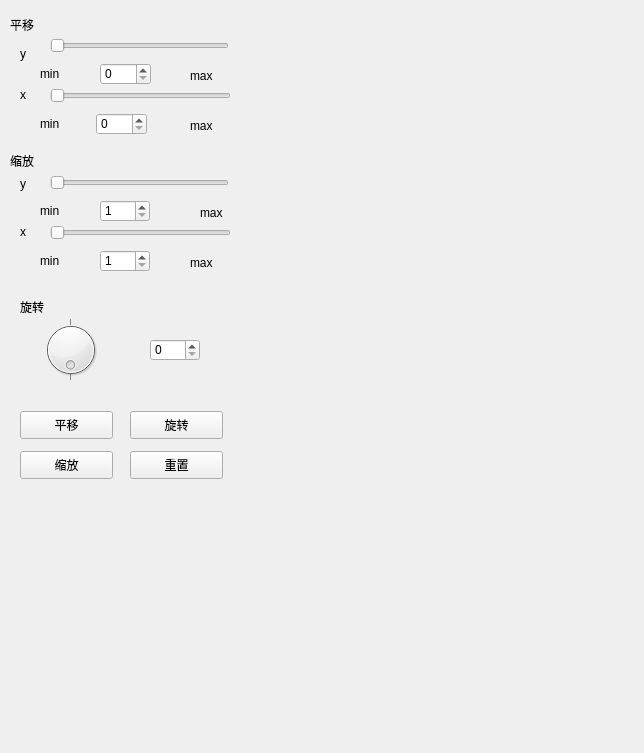
<?xml version="1.0" encoding="UTF-8"?>
<ui version="4.0">
 <class>geometryTransform</class>
 <widget class="QWidget" name="geometryTransform">
  <property name="geometry">
   <rect>
    <x>0</x>
    <y>0</y>
    <width>644</width>
    <height>753</height>
   </rect>
  </property>
  <property name="windowTitle">
   <string>Form</string>
  </property>
  <widget class="QWidget" name="geometryTranWidget" native="true">
   <property name="geometry">
    <rect>
     <x>0</x>
     <y>10</y>
     <width>251</width>
     <height>471</height>
    </rect>
   </property>
   <widget class="QWidget" name="widget_2" native="true">
    <property name="geometry">
     <rect>
      <x>10</x>
      <y>0</y>
      <width>231</width>
      <height>131</height>
     </rect>
    </property>
    <widget class="QLabel" name="label_6">
     <property name="geometry">
      <rect>
       <x>10</x>
       <y>33</y>
       <width>8</width>
       <height>21</height>
      </rect>
     </property>
     <property name="text">
      <string>y</string>
     </property>
    </widget>
    <widget class="QSlider" name="Yslider_translate">
     <property name="geometry">
      <rect>
       <x>40</x>
       <y>26</y>
       <width>179</width>
       <height>19</height>
      </rect>
     </property>
     <property name="maximum">
      <number>1000</number>
     </property>
     <property name="singleStep">
      <number>10</number>
     </property>
     <property name="pageStep">
      <number>100</number>
     </property>
     <property name="orientation">
      <enum>Qt::Horizontal</enum>
     </property>
    </widget>
    <widget class="QLabel" name="y_translate_min">
     <property name="geometry">
      <rect>
       <x>30</x>
       <y>56</y>
       <width>72</width>
       <height>15</height>
      </rect>
     </property>
     <property name="text">
      <string>min</string>
     </property>
    </widget>
    <widget class="QLabel" name="y_translate_max">
     <property name="geometry">
      <rect>
       <x>180</x>
       <y>56</y>
       <width>31</width>
       <height>20</height>
      </rect>
     </property>
     <property name="text">
      <string>max</string>
     </property>
    </widget>
    <widget class="QLabel" name="label_5">
     <property name="geometry">
      <rect>
       <x>10</x>
       <y>74</y>
       <width>21</width>
       <height>21</height>
      </rect>
     </property>
     <property name="text">
      <string>x</string>
     </property>
    </widget>
    <widget class="QSlider" name="Xslider_translate">
     <property name="geometry">
      <rect>
       <x>40</x>
       <y>76</y>
       <width>181</width>
       <height>19</height>
      </rect>
     </property>
     <property name="maximum">
      <number>1000</number>
     </property>
     <property name="singleStep">
      <number>10</number>
     </property>
     <property name="pageStep">
      <number>100</number>
     </property>
     <property name="orientation">
      <enum>Qt::Horizontal</enum>
     </property>
    </widget>
    <widget class="QLabel" name="x_translate_min">
     <property name="geometry">
      <rect>
       <x>30</x>
       <y>106</y>
       <width>72</width>
       <height>15</height>
      </rect>
     </property>
     <property name="text">
      <string>min</string>
     </property>
    </widget>
    <widget class="QLabel" name="x_translate_max">
     <property name="geometry">
      <rect>
       <x>180</x>
       <y>106</y>
       <width>31</width>
       <height>20</height>
      </rect>
     </property>
     <property name="text">
      <string>max</string>
     </property>
    </widget>
    <widget class="QLabel" name="label">
     <property name="geometry">
      <rect>
       <x>0</x>
       <y>0</y>
       <width>171</width>
       <height>30</height>
      </rect>
     </property>
     <property name="maximumSize">
      <size>
       <width>16777215</width>
       <height>30</height>
      </size>
     </property>
     <property name="text">
      <string>平移</string>
     </property>
    </widget>
    <widget class="QSpinBox" name="y_translate_current">
     <property name="geometry">
      <rect>
       <x>90</x>
       <y>53</y>
       <width>51</width>
       <height>22</height>
      </rect>
     </property>
     <property name="maximum">
      <number>1000</number>
     </property>
    </widget>
    <widget class="QSpinBox" name="x_translate_current">
     <property name="geometry">
      <rect>
       <x>86</x>
       <y>103</y>
       <width>51</width>
       <height>22</height>
      </rect>
     </property>
     <property name="maximum">
      <number>1000</number>
     </property>
    </widget>
   </widget>
   <widget class="QWidget" name="widget_4" native="true">
    <property name="geometry">
     <rect>
      <x>10</x>
      <y>140</y>
      <width>231</width>
      <height>131</height>
     </rect>
    </property>
    <widget class="QLabel" name="label_21">
     <property name="geometry">
      <rect>
       <x>10</x>
       <y>23</y>
       <width>8</width>
       <height>21</height>
      </rect>
     </property>
     <property name="text">
      <string>y</string>
     </property>
    </widget>
    <widget class="QSlider" name="Yslider_scale">
     <property name="geometry">
      <rect>
       <x>40</x>
       <y>23</y>
       <width>179</width>
       <height>19</height>
      </rect>
     </property>
     <property name="maximum">
      <number>10</number>
     </property>
     <property name="orientation">
      <enum>Qt::Horizontal</enum>
     </property>
    </widget>
    <widget class="QLabel" name="y_scale_min">
     <property name="geometry">
      <rect>
       <x>30</x>
       <y>53</y>
       <width>72</width>
       <height>15</height>
      </rect>
     </property>
     <property name="text">
      <string>min</string>
     </property>
    </widget>
    <widget class="QLabel" name="y_scale_max">
     <property name="geometry">
      <rect>
       <x>190</x>
       <y>53</y>
       <width>31</width>
       <height>20</height>
      </rect>
     </property>
     <property name="text">
      <string>max</string>
     </property>
    </widget>
    <widget class="QLabel" name="label_25">
     <property name="geometry">
      <rect>
       <x>10</x>
       <y>71</y>
       <width>21</width>
       <height>21</height>
      </rect>
     </property>
     <property name="text">
      <string>x</string>
     </property>
    </widget>
    <widget class="QSlider" name="Xslider_scale">
     <property name="geometry">
      <rect>
       <x>40</x>
       <y>73</y>
       <width>181</width>
       <height>19</height>
      </rect>
     </property>
     <property name="maximum">
      <number>10</number>
     </property>
     <property name="orientation">
      <enum>Qt::Horizontal</enum>
     </property>
    </widget>
    <widget class="QLabel" name="x_scale_min">
     <property name="geometry">
      <rect>
       <x>30</x>
       <y>103</y>
       <width>72</width>
       <height>15</height>
      </rect>
     </property>
     <property name="text">
      <string>min</string>
     </property>
    </widget>
    <widget class="QLabel" name="x_scale_max">
     <property name="geometry">
      <rect>
       <x>180</x>
       <y>103</y>
       <width>31</width>
       <height>20</height>
      </rect>
     </property>
     <property name="text">
      <string>max</string>
     </property>
    </widget>
    <widget class="QLabel" name="label_29">
     <property name="geometry">
      <rect>
       <x>0</x>
       <y>0</y>
       <width>171</width>
       <height>21</height>
      </rect>
     </property>
     <property name="maximumSize">
      <size>
       <width>16777215</width>
       <height>30</height>
      </size>
     </property>
     <property name="text">
      <string>缩放</string>
     </property>
    </widget>
    <widget class="QSpinBox" name="y_scale_current">
     <property name="geometry">
      <rect>
       <x>90</x>
       <y>50</y>
       <width>50</width>
       <height>22</height>
      </rect>
     </property>
     <property name="minimum">
      <number>1</number>
     </property>
     <property name="maximum">
      <number>10</number>
     </property>
    </widget>
    <widget class="QSpinBox" name="x_scale_current">
     <property name="geometry">
      <rect>
       <x>90</x>
       <y>100</y>
       <width>50</width>
       <height>22</height>
      </rect>
     </property>
     <property name="minimum">
      <number>1</number>
     </property>
     <property name="maximum">
      <number>10</number>
     </property>
    </widget>
   </widget>
   <widget class="QWidget" name="widget" native="true">
    <property name="geometry">
     <rect>
      <x>10</x>
      <y>279</y>
      <width>231</width>
      <height>101</height>
     </rect>
    </property>
    <widget class="QSpinBox" name="dialNum">
     <property name="geometry">
      <rect>
       <x>140</x>
       <y>50</y>
       <width>50</width>
       <height>22</height>
      </rect>
     </property>
     <property name="maximum">
      <number>360</number>
     </property>
    </widget>
    <widget class="QLabel" name="label_2">
     <property name="geometry">
      <rect>
       <x>10</x>
       <y>10</y>
       <width>72</width>
       <height>15</height>
      </rect>
     </property>
     <property name="text">
      <string>旋转</string>
     </property>
    </widget>
    <widget class="QDial" name="dial_rotate">
     <property name="geometry">
      <rect>
       <x>10</x>
       <y>30</y>
       <width>101</width>
       <height>61</height>
      </rect>
     </property>
     <property name="layoutDirection">
      <enum>Qt::LeftToRight</enum>
     </property>
     <property name="maximum">
      <number>360</number>
     </property>
     <property name="singleStep">
      <number>10</number>
     </property>
     <property name="pageStep">
      <number>60</number>
     </property>
     <property name="value">
      <number>0</number>
     </property>
     <property name="tracking">
      <bool>true</bool>
     </property>
     <property name="orientation">
      <enum>Qt::Vertical</enum>
     </property>
     <property name="wrapping">
      <bool>true</bool>
     </property>
     <property name="notchTarget">
      <double>60.000000000000000</double>
     </property>
     <property name="notchesVisible">
      <bool>true</bool>
     </property>
    </widget>
   </widget>
   <widget class="QWidget" name="widget_3" native="true">
    <property name="geometry">
     <rect>
      <x>10</x>
      <y>391</y>
      <width>231</width>
      <height>91</height>
     </rect>
    </property>
    <widget class="QPushButton" name="translateButton">
     <property name="geometry">
      <rect>
       <x>10</x>
       <y>10</y>
       <width>93</width>
       <height>28</height>
      </rect>
     </property>
     <property name="text">
      <string>平移</string>
     </property>
    </widget>
    <widget class="QPushButton" name="rotateButton">
     <property name="geometry">
      <rect>
       <x>120</x>
       <y>10</y>
       <width>93</width>
       <height>28</height>
      </rect>
     </property>
     <property name="text">
      <string>旋转</string>
     </property>
    </widget>
    <widget class="QPushButton" name="scaleButton">
     <property name="geometry">
      <rect>
       <x>10</x>
       <y>50</y>
       <width>93</width>
       <height>28</height>
      </rect>
     </property>
     <property name="text">
      <string>缩放</string>
     </property>
    </widget>
    <widget class="QPushButton" name="resetButton">
     <property name="geometry">
      <rect>
       <x>120</x>
       <y>50</y>
       <width>93</width>
       <height>28</height>
      </rect>
     </property>
     <property name="text">
      <string>重置</string>
     </property>
    </widget>
   </widget>
  </widget>
 </widget>
 <resources/>
 <connections/>
</ui>
